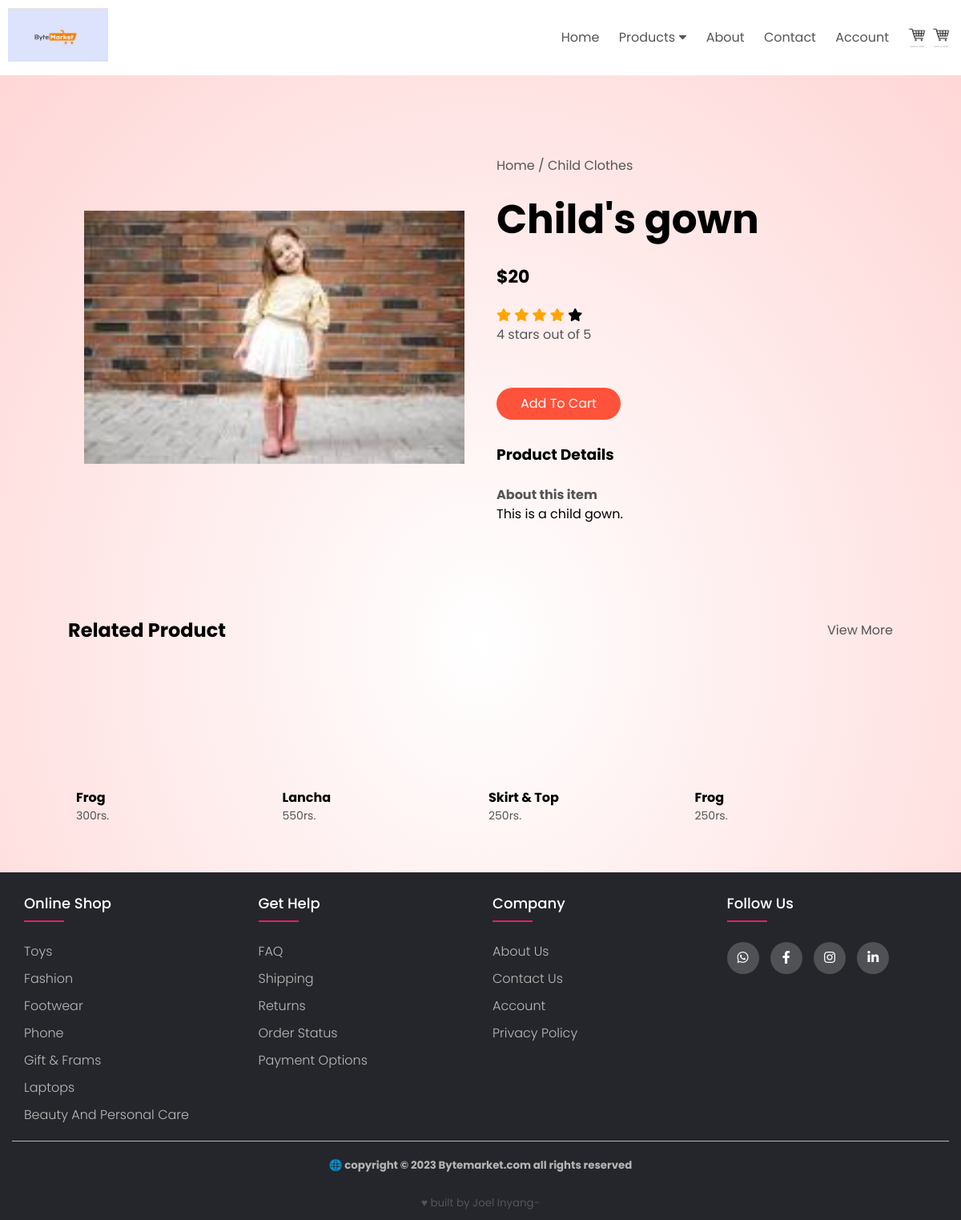
The app's page /product_details_child/child-clothes/childs-gown/ with its own data.
### ByteApp/models.py (models this page shows, shortened)
class Product(models.Model):
    product_name = models.CharField(max_length=50, unique=True)
    slug = models.SlugField(max_length=50, unique=True)
    description = models.TextField(max_length=200, blank=True, default=" ● 'description'. ● 'description'. ● 'description'. ")
    price = models.IntegerField()
    images = models.ImageField(upload_to='photos/product', blank=True)
    stock = models.IntegerField()
    category = models.ForeignKey(Category, on_delete=models.CASCADE)

class Category(models.Model):
    cat_name = models.CharField(max_length=40, unique=True)
    slug = models.SlugField(max_length=40, unique=True)
    description = models.TextField(max_length=100, blank=True)
    cat_image = models.ImageField(upload_to='photos/category', blank=True)
    def __str__(self):
        return self.cat_name

### ByteApp/views.py (the view)
# urls.py: path('product_details_child/<slug:cat_slug>/<slug:product_slug>/', views.product_detials_child, name='product_detials_child'),
def product_detials_child(request, cat_slug=None, product_slug=None):
    categories = None
    products = None
    product = None
    if cat_slug is not None:
        categories = get_object_or_404(Category, slug=cat_slug)
        products = Product.objects.filter(category=categories)
        if product_slug is not None:
            product = get_object_or_404(Product, slug=product_slug, category=categories)
    else:
        products = Product.objects.filter(category__slug='child-clothes').order_by('id')
    paginator = Paginator(products, 4)  # Display 4 items per page
    page_number = request.GET.get('page')
    page_obj = paginator.get_page(page_number)
    product_count = products.count()
    context = {
        'products': page_obj,
        'categories': categories,
        'product': product,
        'product_count' : product_count,
    }
    return render(request, 'product-detials-child2.html', context)

### templates/product-detials-child2.html (shortened to what this page needs)
{% extends 'base.html' %}
{% load static %}
{% block content  %}
          <a href="card.html"><img src="images/cart.png" width="30px" height="30px"></a>
        </div>
      </div>
<div class="small-container single-product">
  <div class="row">
    <div class="col-2">
        <img src="{{ product.images.url }}" width="100%" id="productImg">
    </div>
    <div class="col-2">
      <p>Home / {{ product.category }}</p>
      <h1>{{ product.product_name }}</h1>
      <h4>${{ product.price }}</h4>
      <span class="fa fa-star checked"></span>
      <span class="fa fa-star checked"></span>
      <span class="fa fa-star checked"></span>
      <span class="fa fa-star checked"></span>
      <span class="fa fa-star"></span>
      <p>4 stars out of 5</p><br>
      <a href="{% url 'add_cart' product_id=product.id %}" type="submit" class="btn">Add To Cart</a>
      <h3>Product Details</h3>
      <br>
      <ul>
        <p><b>About this item</b></p>
        <li>{{ product.description }}</li>
      </ul>
    </div>
  </div>
</div>
<div class="small-container">
    <div class="row row-2">
            <h2>Related Product</h2>
            <p>View More</p>
    </div>
</div>
 <div class="small-container">
<div class="row">
    <div class="col-4">
      <h4>Frog</h4>
      <p>300rs.</p>
    </div>
    <div class="col-4">
        <h4>Lancha</h4>
      <p>550rs.</p>
    </div>
    <div class="col-4">
        <h4>Skirt & Top</h4>
      <p>250rs.</p>
    </div>
    <div class="col-4">
        <h4>Frog</h4>
      <p>250rs.</p>
    </div>
  </div>
  </div>
  </body>
</html>
{% endblock %}

### static/css/style.css (style rules this page uses)
* { margin: 0; padding: 0; box-sizing: border-box; }
body { font-family: 'poppins', sans-serif; line-height: 1.5; }
a { text-decoration: none; color: #555; }
p { color: #555; }
.row { display: flex; align-items: center; flex-wrap: wrap; justify-content: space-around; }
.col-2 { flex-basis: 50%; min-width: 300px; }
.col-2 img { max-width: 100%; padding: 50px o; }
.col-2 h1 { font-size: 50px; line-height: 60px; margin: 25px 0; }
.btn { display: inline-block; background: #ff523b; color: white; padding: 8px 30px; margin: 30px 0; border-radius: 30px; transition: background 0.5s; }
.header .row { margin-top: 70px; }
.small-container { max-width: 1080px; margin: auto; padding-right: 25px; padding-left: 25px; padding-top: 25px; }
.col-4 { flex-basis: 25%; padding: 10px; min-width: 200px; margin-bottom: 50px; transition: transform 0.5s; }
.col-4 p { font-size: 14px; }
.col-2 img { padding: 50px; }
.checked { color: orange; }
ul { list-style: none; }
.row-2 { justify-content: space-between; margin: 100px auto 50px; }
.single-product { margin-top: 80px; }
.single-product .col-2 img { padding: 0; }
.single-product .col-2 { padding: 20px; }
.single-product h4 { margin: 20px 0; font-size: 22px; font-weight: bold; }

### records on screen
Product: images (picture), category "Child Clothes", product_name "Child's gown", price "20", description "This is a child gown."
